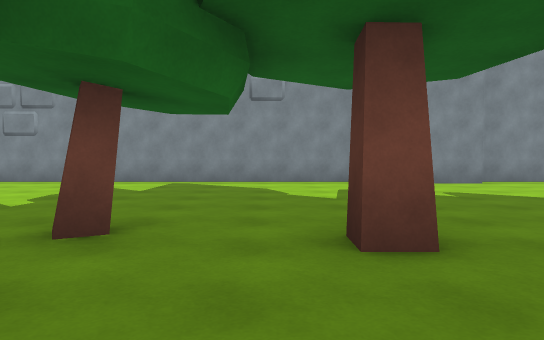
View 1 (above)

24 first-person views from a walk through a Unity game level. The camera is 1.2 m above the floor, tilts 2° down and sees 70° across. The floor is counted in squares, 2 m on a side. Each view is taken from the middle of a square. On the plan, view 1 faces up. The plan holds only what a view shows up to about 11 squares ahead; the rest is blank. The place goes on beyond the plan.

View 2
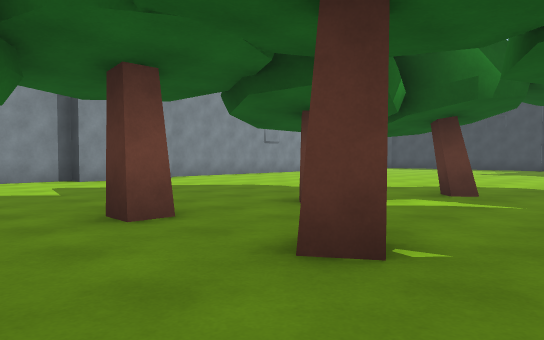

View 3
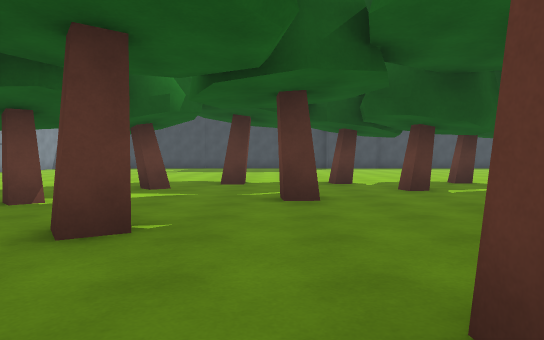

View 4
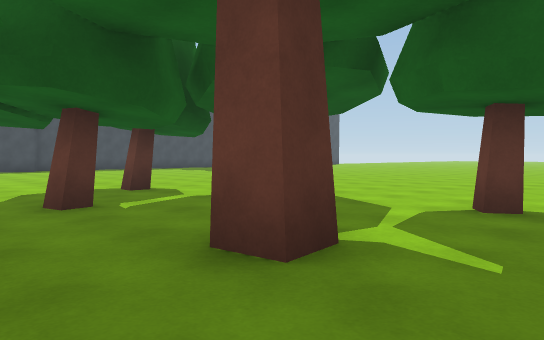

View 5
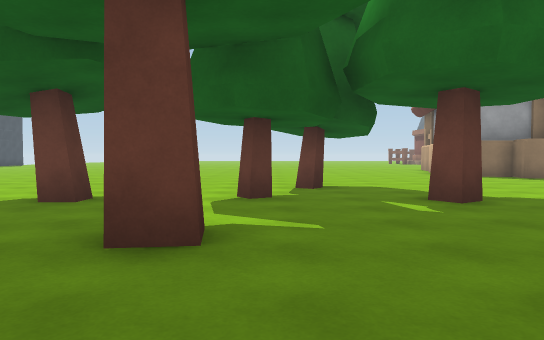

View 6
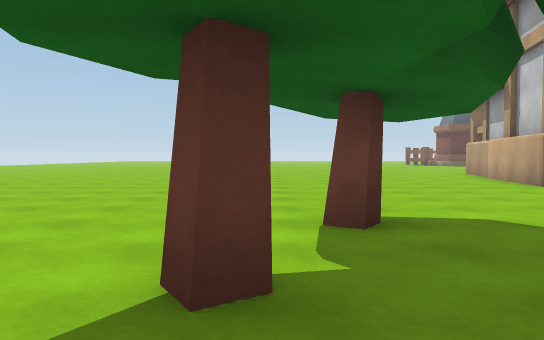

View 7
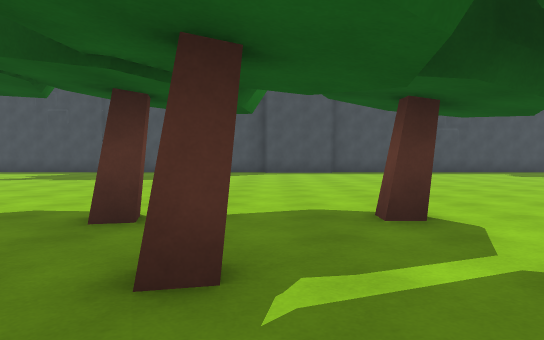

View 8
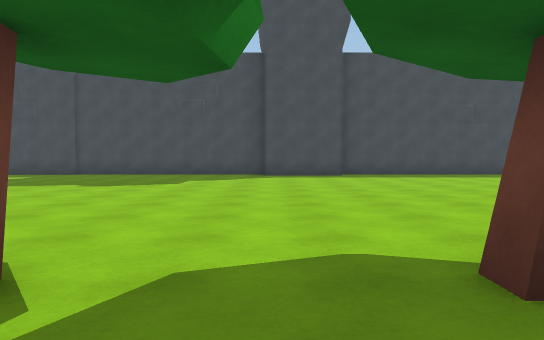

View 9
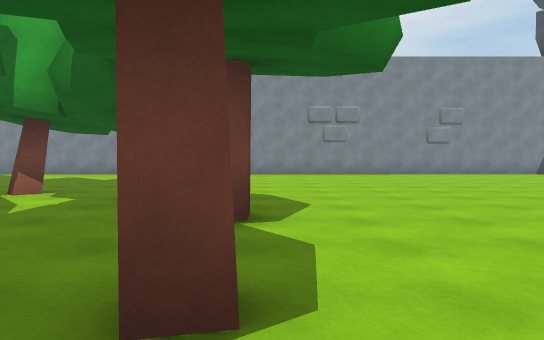

View 10
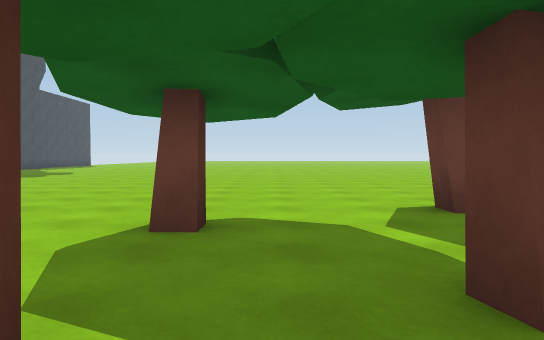

View 11
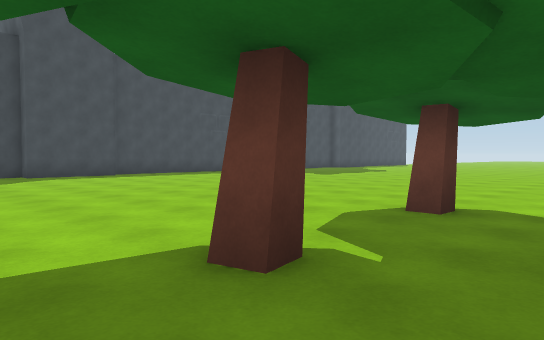

View 12
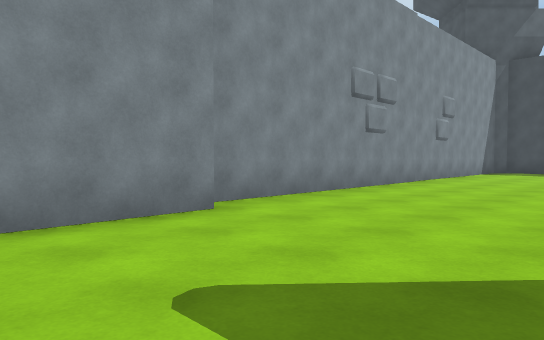

View 13
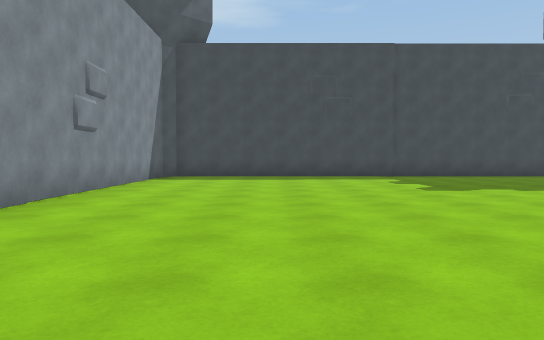

View 14
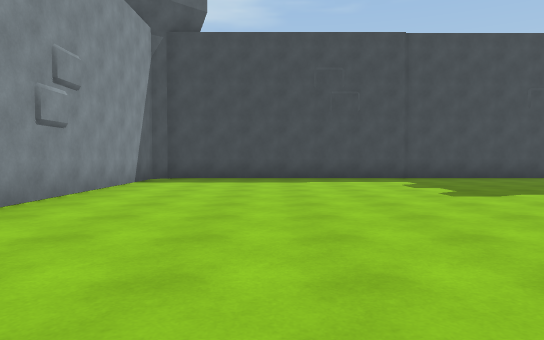

View 15
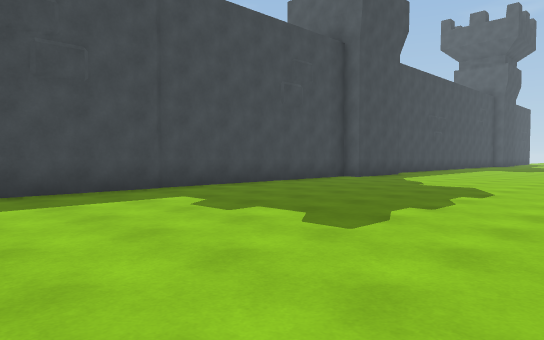

View 16
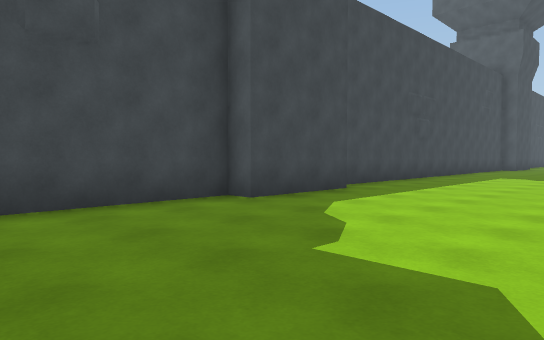

View 17
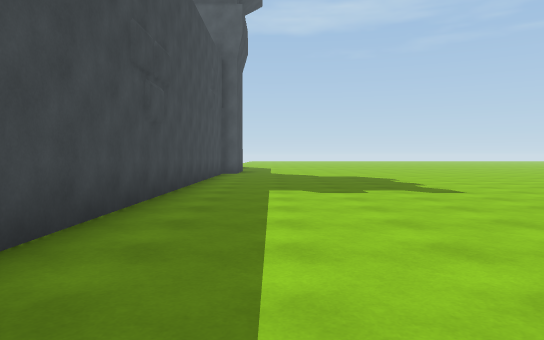

View 18
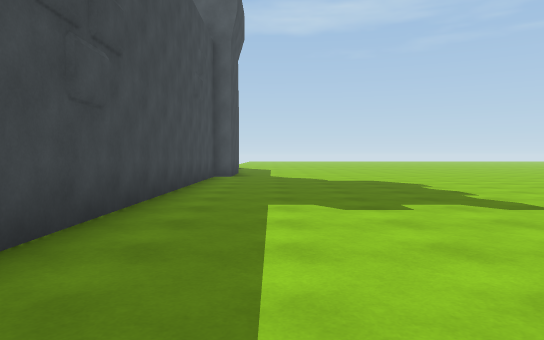

View 19
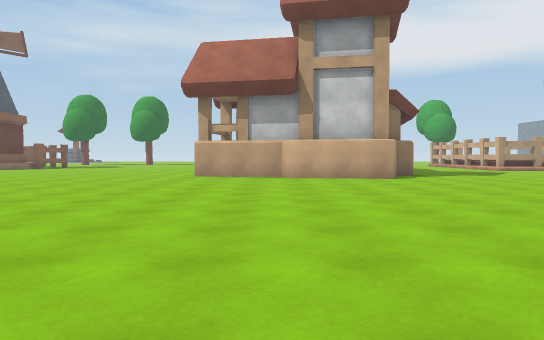

View 20
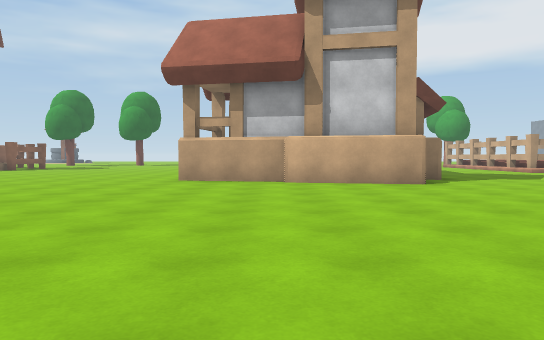

View 21
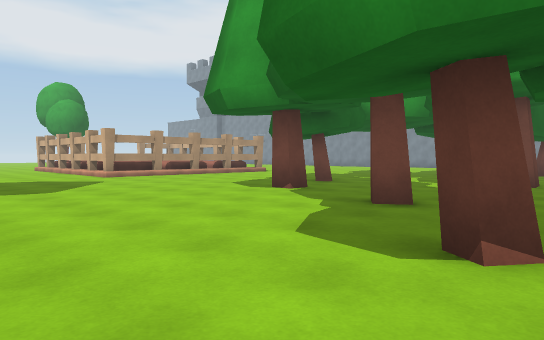

View 22
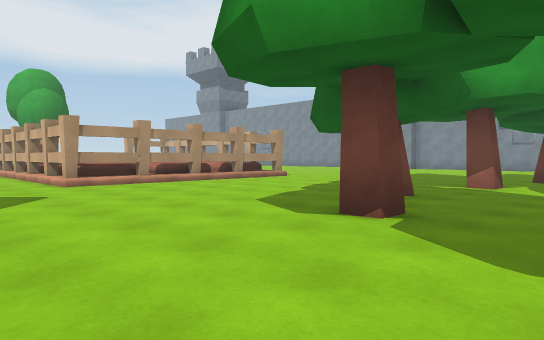

View 23
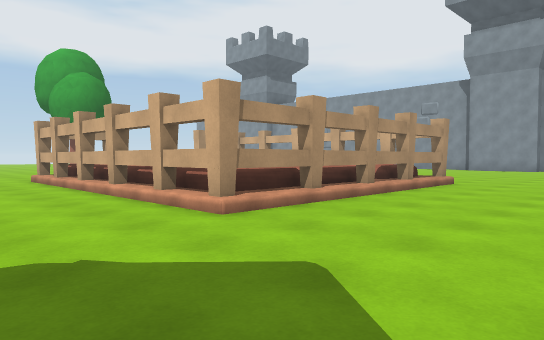

View 24
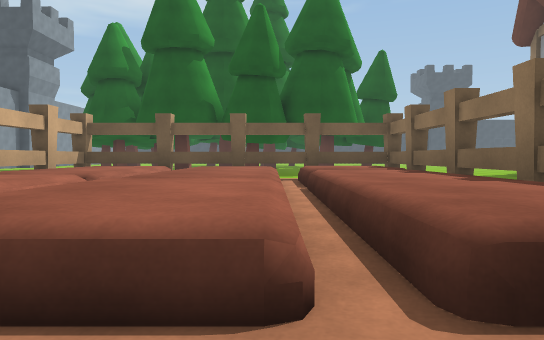

### Floor plan
Points are (right, up) in squares from view 1. A wall is a line through its corners. A room is listed if a view was taken in it or the views show most of it. See-through windows are left out.
Room 1 (views 1, 2, 3, 4, 5, 6, 7, 8, 9, 10, 11, 12, 13, 14, 15, 16, 17, 18, 19, 20, 21, 22, 23, 24)
walls: (-0.7, -1.7) (-0.7, -2.3); (-1.9, -6.3) (-1.5, -6) (-1.2, -6.4) (-1.7, -6.7); (1.6, -4.3) (1.5, -3.6) (2.2, -3.5); (-3.9, -5.1) (-3.9, -5.6) (-4.4, -5.6); (0.9, -6.8) (1.3, -6.5) (1.5, -6.9); (-4.6, -3.3) (-5.1, -3.6); (0.2, -8.3) (0.5, -8.5) (0.3, -8.7) (0, -8.5) (0.2, -8.3); (1.1, 0.1) (0.8, 0.5) (1.2, 0.8); (-4.2, -0.6) (-4.2, -1.1) (-4.7, -1.1); (3.3, -1.7) (3.2, -1.1) (3.8, -1.1); (3.7, -6.7) (3.6, -6.2) (4.1, -6.2) (4.1, -6.7); (4.8, -3.9) (4.7, -3.5) (5.1, -3.4) (5.2, -3.8); (1.1, 2.5) (0.6, 2.5) (0.6, 3); (-1.2, 3) (-1.5, 2.8) (-1.7, 3.2); (3.4, 2.3) (3.1, 2) (2.8, 2.3) (3.2, 2.6); (6.6, -5.6) (6.6, -5.1) (7, -5.1); (5.3, 0.9) (5, 1.3) (5.3, 1.6); (7, -2.7) (6.5, -2.8) (6.4, -2.5) (6.8, -2.4); (6.8, 0.1) (6.8, -0.5) (6.3, -0.5) (6.3, 0.1); (-6.5, -11.5) (-5.9, -11.7) (-6, -12.1); (-4.3, -12.7) (-4.9, -15.7); (-10.3, -0.1) (-10.3, -6.4) (-17.5, -6.4); (-5.1, -15.6) (-5.7, -18.3); (2.2, 9.1) (-6.5, 9.1); (4.8, 8.6) (2.2, 8.6); (17.2, -6.2) (17.2, -3.8) (17.7, -3.8) (17.7, 8.8) (17.3, 9.1) (4.9, 9.1); (17.7, -18) (17.7, -6.9)
low walls: (-10.8, -3.1) (-10.8, -4.1); (-10.8, -5) (-10.8, -6); (-11.1, -6) (-12.3, -6); (-12.6, -6) (-13.9, -6); (-14.3, -6) (-15.1, -6); (-15.9, -6) (-16.4, -6); (-17, -4) (-17, -3.5)
ways out: opening at (-17, -3); gap at (-17, -4); gap at (-11, -4); gap at (-11, -2)

Where each view was taken, in squares from view 1:
view 1: 0 up, 0 right, facing up
view 2: 1 down, 1 left, facing up-right
view 3: 1 down, 2 left, facing right
view 4: 2 down, 0 right, facing down-right
view 5: 1 down, 1 right, facing down
view 6: 5 down, 1 right, facing down
view 7: 4 down, 3 right, facing right
view 8: 4 down, 5 right, facing right
view 9: 4 down, 7 right, facing up
view 10: 2 down, 6 right, facing down
view 11: 1 down, 5 right, facing down-right
view 12: 5 up, 2 right, facing up-right
view 13: 6 up, 6 right, facing right
view 14: 6 up, 7 right, facing right
view 15: 6 up, 11 right, facing down-right
view 16: 0 up, 13 right, facing down-right
view 17: 5 down, 16 right, facing down
view 18: 7 down, 16 right, facing down
view 19: 16 down, 6 right, facing left
view 20: 16 down, 4 right, facing left
view 21: 11 down, 1 right, facing up-left
view 22: 9 down, 2 left, facing up-left
view 23: 9 down, 7 left, facing up-left
view 24: 4 down, 18 left, facing right
